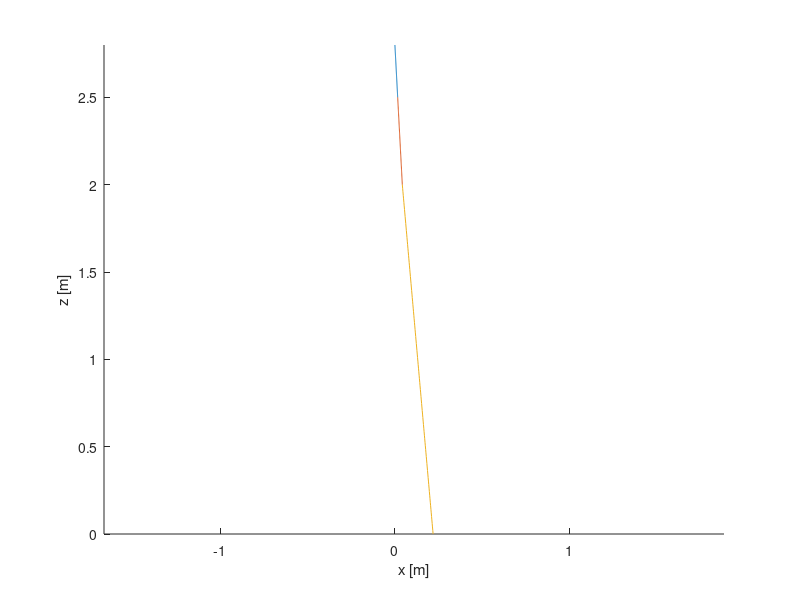

This figure's MATLAB source:
%% Geomtrical Analysis for the Toroidal Amplifier for the Scanning System
clc, close all, clear all
% Parameters fot the sanning magntes
% Tommasini 09/12/2020 (SIGRUM Report): AngX = 53 mrad, AngY = 60 mrad, Lx = 0.22 m, Ly = 0.37 m
% The Scanning sequence is X and Y

ascan_x = 53.0E-3;   %Scanning Angle X [rad]
ascan_y = 0.0E-3;   %Scanning Angle Y [rad]
Lscan_x = 0.22;     %Length (along z) of Scanning Magnet X [m]
Lscan_y = 0.37;     %Length (along z) of Scanning Magnet Y [m]
SADx = 2.8;         %SAD at the center of the Scannning X [m] 
SADy = 2.5;         %SAD at the center of the Scannning Y [m] 

% Parameters for the toroidal amplifier
Br = 6.6;           %Beam rigidity [Tm]  
B = 1.5;            %Field in the Toroidal Amplifier [T]
ascan_t = 2*pi/180; %Deviation angle introduced by toroidal amplifier [rad] 
SADt = 2.0;         %SAD of the toroidal amplifier [m]

R = Br/B;           %Radius of curvature [m]

Lscan_t = R*sin(ascan_t);           %Lenght (along z) of toroidal scan
Ascan_t = R*(1-cos(sin(ascan_t)));   %Aperture of the toroidal scan --> define the external radius of the torus

%% Description of particle tracjectory (x = rotation axis, y = transverse, z = height)
N = 100;

z1 = linspace(SADx, SADy, N);
x1 = linspace(0, abs(z1(end)-z1(1))*tan(ascan_x), N);

z2 = linspace(z1(end), SADt, N);
x2 = linspace(x1(end), x1(end)+abs(z2(end)-z2(1))*tan(ascan_x), N);

z3 = linspace(z2(end), 0, N);
x3 = linspace(x2(end), x2(end)+abs(z3(end)-z3(1))*tan(ascan_x+ascan_t), N);

%Join the vectors
x = {x1,x2, x3};
z = {z1, z2, z3};

%% Post processing
figure; hold on; axis equal;
for i=1:length(x)
    plot(x{i},z{i});
end

xlabel('x [m]'); ylabel('z [m]')


